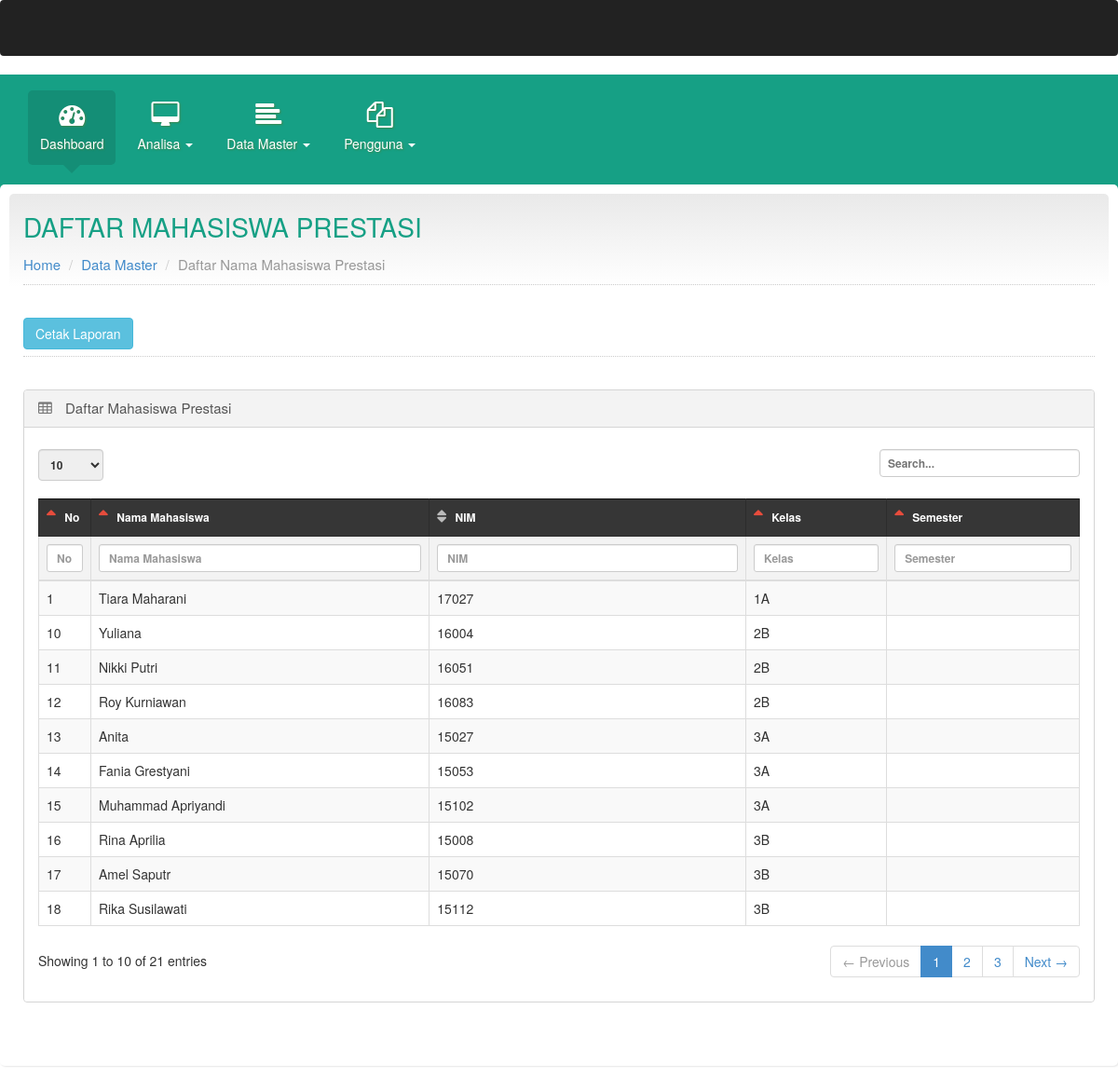
Page /frame.php?loadPage=alternatif-kriteria (signed in) on the committed database.
### tables this page shows
CREATE TABLE `talternatif_kriteria` (
  `id_alternatif_kriteria` int(11) NOT NULL,
  `nama_mahasiswa` varchar(30) NOT NULL,
  `nim` int(8) NOT NULL,
  `kelas` varchar(4) NOT NULL,
  `semester` varchar(2) NOT NULL
);

### data/alternatif-kriteria/view.php (the view, shortened to what this page needs)
<div class="content-header">
       <h2 class="content-header-title">DAFTAR MAHASISWA PRESTASI</h2>
       <ol class="breadcrumb">
         <li><a href="#">Home</a></li>
         <li><a href="#">Data Master</a></li>
         <li class="active">Daftar Nama Mahasiswa Prestasi</li>
       </ol>
     </div>
  <div class="content-header">
 <a href="cetak-bmb.php"><button type='button' class='btn btn-info '>Cetak Laporan</button></a>
     </div>
<div class="row">
       <div class="col-md-12">
         <div class="portlet">
           <div class="portlet-header">
             <h3>
               <i class="fa fa-table"></i>
              Daftar Mahasiswa Prestasi
             </h3>
           </div>
           <div class="portlet-content">
             <div class="table-responsive">
             <table
               class="table table-striped table-bordered table-hover table-highlight table-checkable"
               data-provide="datatable"
               data-display-rows="10"
               data-info="true"
               data-search="true"
               data-length-change="true"
               data-paginate="true"
             >
                 <thead>
                   <tr>
                     <th data-filterable="true" data-sortable="true" data-direction="asc" width="5%">No</th>
                     <th data-direction="asc" data-filterable="true" data-sortable="true">Nama Mahasiswa</th>
                     <th data-filterable="true" data-sortable="true" width="30%">NIM</th>
                     <th data-direction="asc" data-filterable="true" data-sortable="true">Kelas</th>
                     <th data-direction="asc" data-filterable="true" data-sortable="true">Semester</th>
                   </tr>
                 </thead>
                 <tbody>
                   <?php
			  $kriteria=mysql_query("SELECT * FROM talternatif_kriteria");
			  $no=1;
			  while($kr=mysql_fetch_array($kriteria)){
				  echo"
				  <tr>
				  <td>$no</td>
				  <td>$kr[nama_mahasiswa]</td>
				  <td>$kr[nim]</td>
				  <td>$kr[kelas]</td>
				  <td>$kr[semester]</td>
				  </tr>
				  ";
				 $no++; }
			  ?>
                 </tbody>
               </table>
             </div>
           </div>
         </div>
       </div>
     </div>

### frame.php (shortened to what this page needs)
<?php
if(isset($_SESSION['username']) AND isset($_SESSION['password'])){
?>
<!DOCTYPE html>
 <html class="no-js">
<head>
  <link rel="stylesheet" href="./css/font-awesome.min.css">
  <link rel="stylesheet" href="./js/libs/css/ui-lightness/jquery-ui-1.9.2.custom.min.css">
  <link rel="stylesheet" href="./css/bootstrap.min.css">
  <link rel="stylesheet" href="./js/plugins/morris/morris.css">
  <link rel="stylesheet" href="./js/plugins/icheck/skins/minimal/blue.css">
  <link rel="stylesheet" href="./js/plugins/select2/select2.css">
  <link rel="stylesheet" href="./js/plugins/fullcalendar/fullcalendar.css">
  <link rel="stylesheet" href="./css/target-admin.css">
  <link rel="stylesheet" href="./css/custom.css">
    <link rel="stylesheet" href="./js/libs/css/ui-lightness/jquery-ui-1.9.2.custom.min.css">
  <link rel="stylesheet" href="./css/bootstrap.min.css">
</head>
<body>
  <div class="navbar">
  <div class="container">
    <div class="navbar-header">
      <a class="navbar-brand navbar-brand-image" href="#">
      </a>
    </div>
    <div class="navbar-collapse collapse">
    </div>
  </div>
</div>
  <div class="mainbar">
  <div class="container">
    <div class="mainbar-collapse collapse">
     <?php include"mainbar.php";?>
    </div>
  </div>
</div>
  <div class="content">
    <div class="content-container">
<?php include"content.php";?>
    </div>
  </div>
<footer class="footer">
</footer>
</body>
</html>
<?php
}else{
	echo"
	<script type='text/javascript' language='javascript'>
	window.alert('Maaf Untuk Masuk ke Halaman ini Anda harus Login Terlebih Dahulu');
	window.location=('index.php');
	";
	}
?>

### mainbar.php (shortened to what this page needs)
<ul class="nav navbar-nav mainbar-nav">
       <li class="active">
         <a href="?loadPage=dashboard">
           <i class="fa fa-dashboard"></i>
           Dashboard
         </a>
       </li>
       <li class="dropdown ">
         <a href="#" class="dropdown-toggle" data-toggle="dropdown" data-hover="dropdown">
           <i class="fa fa-desktop"></i>
           Analisa
           <span class="caret"></span>
         </a>
       </li>
       <li class="dropdown ">
         <a href="#" class="dropdown-toggle" data-toggle="dropdown" data-hover="dropdown">
         <i class="fa fa-align-left"></i>
         Data Master
           <span class="caret"></span>
         </a>
       </li>
       <li class="dropdown ">
         <a href="javascript:;" class="dropdown-toggle" data-toggle="dropdown" data-hover="dropdown">
           <i class="fa fa-files-o"></i>
          Pengguna
           <span class="caret"></span>
         </a>
       </li>
        </ul>

### content.php (shortened to what this page needs)
<?php
if(isset($_SESSION['username']) AND isset($_SESSION['password'])){
if($_GET['loadPage']=="dashboard"){
	include"dashboard.php";
	}elseif($_GET['loadPage']=="analisis-satu"){
	include"analisis-satu.php";
	}elseif($_GET['loadPage']=="analisis-dua"){
	include"analisis-dua.php";
	}elseif($_GET['loadPage']=="analisis-tiga"){
	include"analisis-tiga.php";
	}elseif($_GET['loadPage']=="alternatif"){
	include"data/alternatif/alternatif.php";
	}elseif($_GET['loadPage']=="alternatif-kriteria"){
	include"data/alternatif-kriteria/alternatif-kriteria.php";
	}elseif($_GET['loadPage']=="kriteria"){
	include"data/kriteria/kriteria.php";
	}elseif($_GET['loadPage']=="pengguna"){
	include"data/pengguna/pengguna.php";
	}elseif($_GET['loadPage']=="ganti-password"){
	include"data/ganti-password/ganti-password.php";
	}else{
		include"404.php";
	}
}else{
	echo "<script type='text/javascript'>
	window.alert('Anda Tidak Mempunyai Akses di Halaman Ini, Silahkan Login Terlebih Dahulu');
	window.location =('index.php')</script>";
}
?>

### data/alternatif-kriteria/alternatif-kriteria.php (shortened to what this page needs)
<?php
if(isset($_SESSION['username']) AND isset($_SESSION['password'])){
	switch($_GET[action]){
		default:
		include"view.php";
		break;
		}
		}
?>

### rows in the picture
talternatif_kriteria: nama_mahasiswa "Tiara Maharani", nim "17027", kelas "1A"
talternatif_kriteria: nama_mahasiswa "Yuliana", nim "16004", kelas "2B"
talternatif_kriteria: nama_mahasiswa "Nikki Putri", nim "16051", kelas "2B"
talternatif_kriteria: nama_mahasiswa "Roy Kurniawan", nim "16083", kelas "2B"
talternatif_kriteria: nama_mahasiswa "Anita", nim "15027", kelas "3A"
talternatif_kriteria: nama_mahasiswa "Fania Grestyani", nim "15053", kelas "3A"
talternatif_kriteria: nama_mahasiswa "Muhammad Apriyandi", nim "15102", kelas "3A"
talternatif_kriteria: nama_mahasiswa "Rina Aprilia", nim "15008", kelas "3B"
talternatif_kriteria: nama_mahasiswa "Amel Saputr", nim "15070", kelas "3B"
talternatif_kriteria: nama_mahasiswa "Rika Susilawati", nim "15112", kelas "3B"
